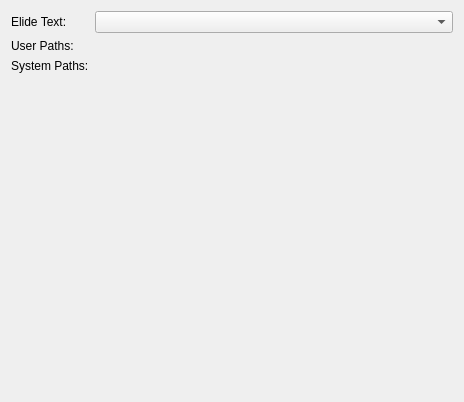
<?xml version="1.0" encoding="UTF-8"?>
<ui version="4.0">
 <class>FlamegraphSettingsPage</class>
 <widget class="QWidget" name="FlamegraphSettingsPage">
  <property name="geometry">
   <rect>
    <x>0</x>
    <y>0</y>
    <width>464</width>
    <height>402</height>
   </rect>
  </property>
  <property name="windowTitle">
   <string>Form</string>
  </property>
  <layout class="QFormLayout" name="formLayout_2">
   <item row="1" column="0">
    <widget class="QLabel" name="userPathsLabel">
     <property name="text">
      <string>User Paths:</string>
     </property>
    </widget>
   </item>
   <item row="1" column="1">
    <widget class="KEditListWidget" name="userPaths"/>
   </item>
   <item row="2" column="0">
    <widget class="QLabel" name="systemPathsLabel">
     <property name="text">
      <string>System Paths:</string>
     </property>
    </widget>
   </item>
   <item row="2" column="1">
    <widget class="KEditListWidget" name="systemPaths"/>
   </item>
   <item row="0" column="0">
    <widget class="QLabel" name="elideMode">
     <property name="text">
      <string>Elide Text:</string>
     </property>
    </widget>
   </item>
   <item row="0" column="1">
    <widget class="QComboBox" name="elideModeComboBox"/>
   </item>
  </layout>
 </widget>
 <customwidgets>
  <customwidget>
   <class>KEditListWidget</class>
   <extends>QWidget</extends>
   <header>keditlistwidget.h</header>
  </customwidget>
 </customwidgets>
 <resources/>
 <connections/>
</ui>
